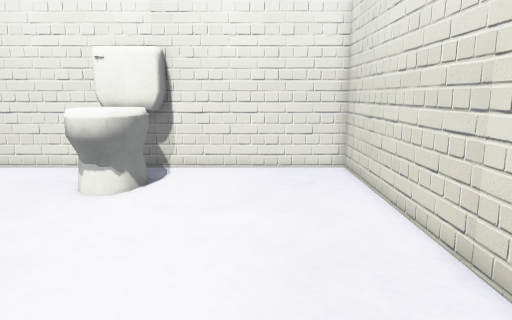
View 1 (above)

14 first-person views from a walk through a Gazebo world. The camera is 0.68 m above the floor, tilts 10° down and sees 70° across. The floor is counted in squares, 0.2 m on a side. Each view is taken from the middle of a square. On the plan, view 1 faces up. The plan holds only what a view shows up to about 20 squares ahead; the rest is blank. The place goes on beyond the plan. Some surface patterns are stand-ins.

View 2
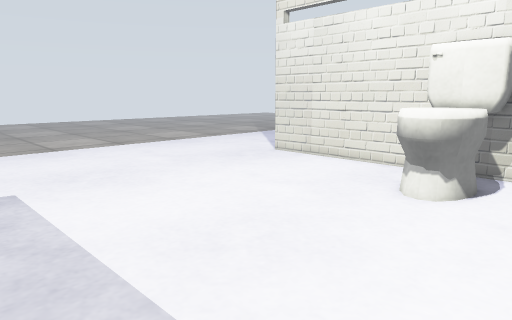

View 3
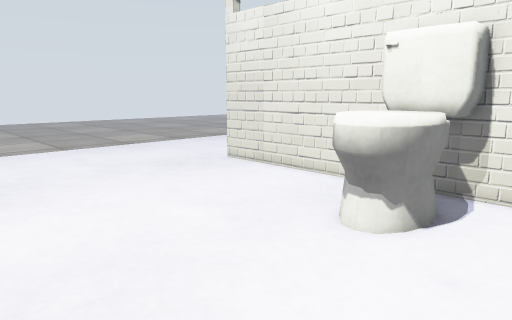

View 4
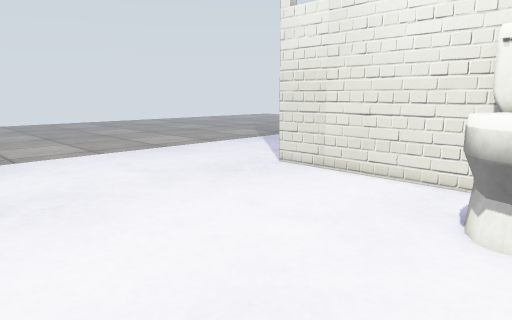

View 5
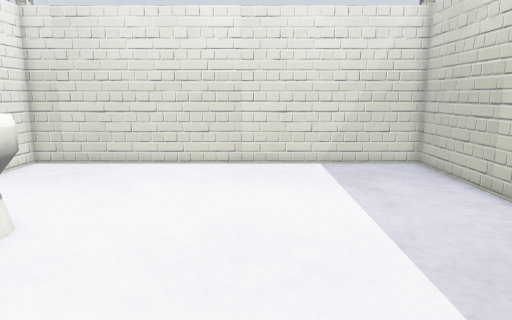

View 6
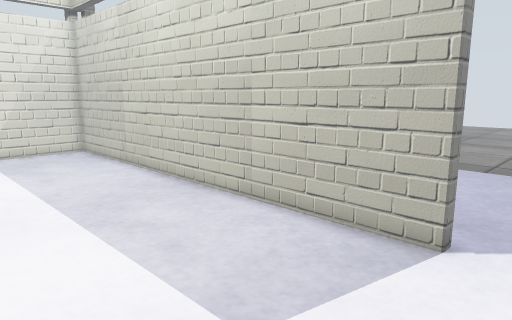

View 7
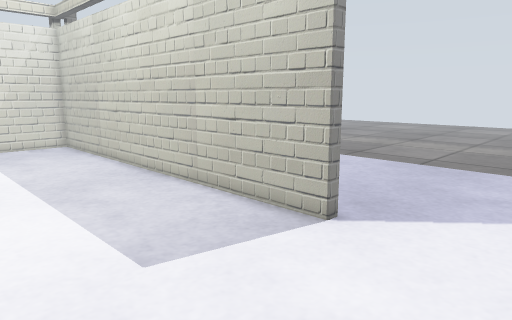

View 8
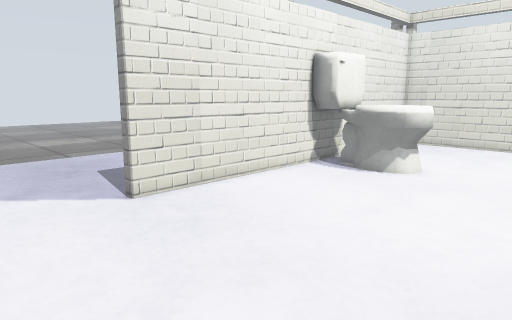

View 9
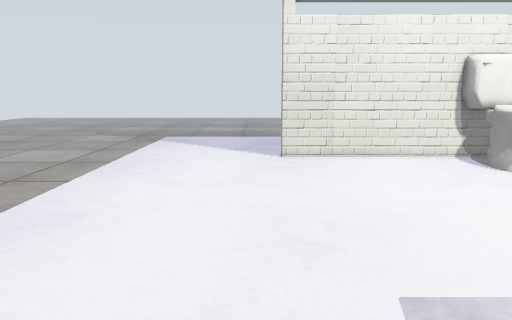

View 10
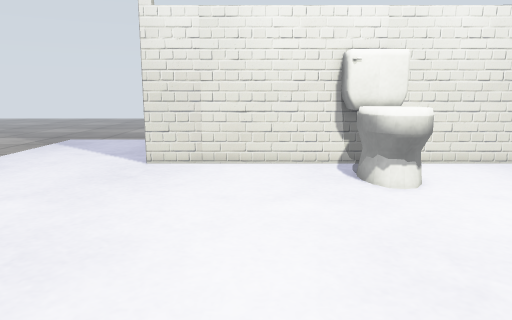

View 11
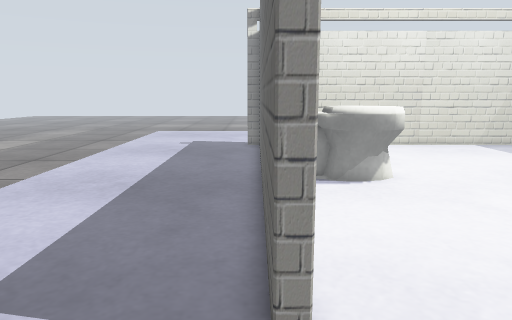

View 12
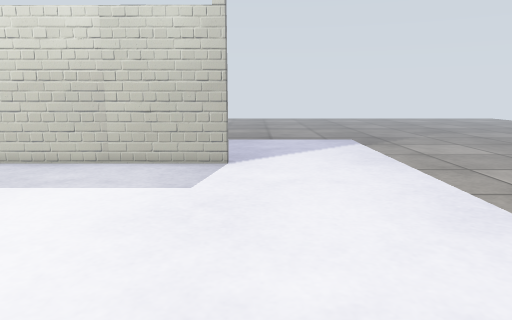

View 13
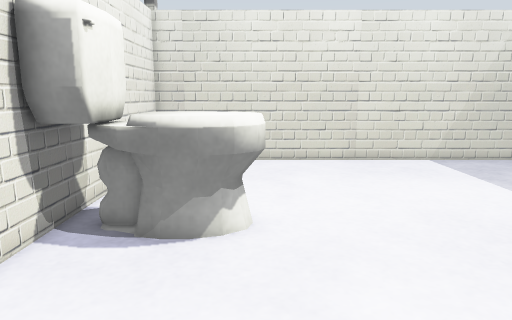

View 14
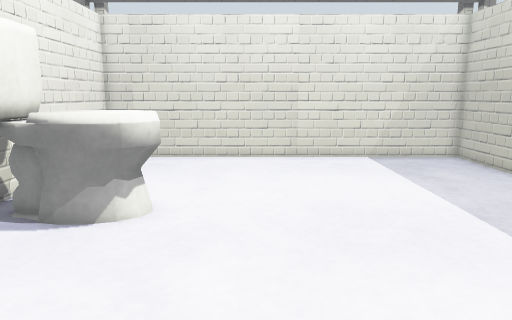

### Floor plan
Points are (right, up) in squares from view 1. A wall is a line through its corners. A room is listed if a view was taken in it or the views show most of it. See-through windows are left out.
Room 1 (views 1, 2, 3, 4, 5, 6, 7, 8, 10, 12, 13, 14)
walls: (-6.5, 17.2) (-16.6, 17.2); (-16.6, -2.2) (4.2, -2.3) (4.2, 17.2) (-4.6, 17.2)
ways out: opening at (-19.5, -2.5) to room 2; opening at (-19.5, 17.5) to room 2
objects: toilet (-7, 12) to (-4, 17)
Room 2 (views 9, 11)
walls: (-16.6, -2.7) (-16.6, -2.2); (-4.5, 17.8) (-3.4, 17.8); (-16.6, 17.2) (-16.6, 17.8) (-6.3, 17.8)
ways out: opening at (-19.5, -2.5) to room 1; opening at (-19.5, 17.5) to room 1

Where each view was taken, in squares from view 1:
view 1: 0 up, 0 right, facing up
view 2: 0 up, 1 left, facing up-left
view 3: 4 up, 1 left, facing up-left
view 4: 3 up, 4 left, facing up-left
view 5: 6 up, 14 left, facing right
view 6: 6 up, 19 left, facing down-right
view 7: 6 up, 22 left, facing down-right
view 8: 6 up, 22 left, facing up-right
view 9: 3 down, 18 left, facing up
view 10: 1 down, 11 left, facing up
view 11: 18 up, 21 left, facing right
view 12: 16 up, 18 left, facing down
view 13: 12 up, 15 left, facing right
view 14: 9 up, 16 left, facing right
